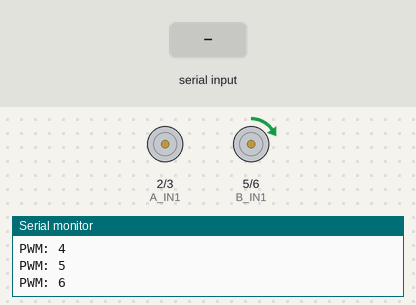
The sketch below on a simulated Arduino Nano, built with avr-gcc and run on an emulated ATmega328P. Shown: motor-driver pin pairs drawn as motors (green arrow = first pin HIGH = forward, orange = second pin HIGH = backward, longer = more drive), the last lines printed to the serial monitor. Inputs (shaded band) come from the test bench.

Above: at 1.17 s.
1.2 s: "b" received over Serial
2.7 s: "a" received over Serial
At 3.3 s:
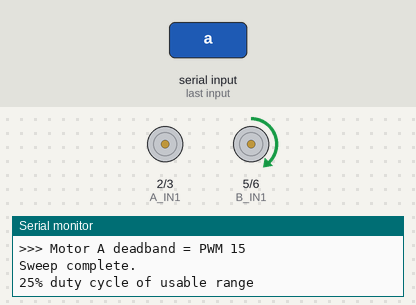
At 13.3 s:
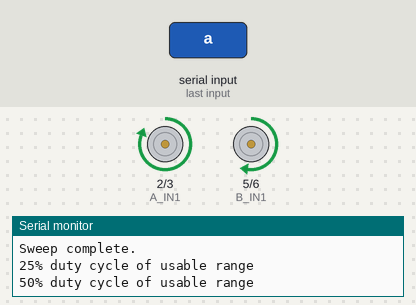
Timing chart, 0 to 24.3 s (numbered marks = the images above; inputs shaded):
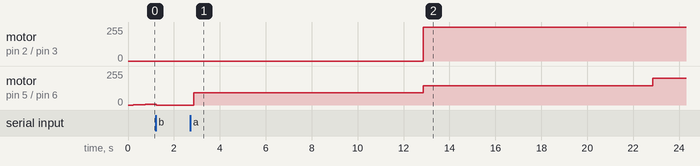

Measured:
- after the input at 2.7 s, motor on pin 2 (A_IN1) / pin 3 (A_IN2): stopped → forward 255/255 after 10.2 s instead of 20.4 s; motor on pin 5 (B_IN1) / pin 6 (B_IN2): stopped → forward 91/255 after 0.16 s, → forward 146/255 10.0 s later, → forward 200/255 10.0 s later

The sketch:

lab2_1b.ino
```cpp
/*
 * Deadband Characterization
 * Arduino Nano 33 BLE + 2x DRV8871
 * Motor A: D2 (IN1), D3 (IN2)
 * Motor B: D5 (IN1), D6 (IN2)
 */

const int A_IN1 = 2;
const int A_IN2 = 3;
const int B_IN1 = 5;
const int B_IN2 = 6;

int pwma = 0;
int pwmb = 0;

void setup() {
  Serial.begin(9600);
  while (!Serial);

  pinMode(A_IN1, OUTPUT);
  pinMode(A_IN2, OUTPUT);
  pinMode(B_IN1, OUTPUT);
  pinMode(B_IN2, OUTPUT);


  digitalWrite(A_IN2, LOW); // reverse direction turned off
  digitalWrite(B_IN2, LOW); // reverse direction turned off

  Serial.println("=== Deadband Sweep ===");
  Serial.println("Watch wheels. Send 'a' when Motor A starts, 'b' when Motor B starts.");
  Serial.println();

  bool markedA = false, markedB = false;

  for (int pwm = 0; pwm <= 255; pwm++) {
    if (!markedA) analogWrite(A_IN1, pwm);
    if (!markedB) analogWrite(B_IN1, pwm);

    Serial.print("PWM: "); Serial.println(pwm);
    delay(100);

    // drain all pending characters
    while (Serial.available()) {
      char c = Serial.read();
      if (c == 'a' && !markedA) {
        markedA = true;
        analogWrite(A_IN1, 0);
        Serial.print(">>> Motor A deadband = PWM "); Serial.println(pwm);
      }
      if (c == 'b' && !markedB) {
        markedB = true;
        analogWrite(B_IN1, 0);
        Serial.print(">>> Motor B deadband = PWM "); Serial.println(pwm);
      }
    }

    if (markedA && markedB) break;
    delay(80);
  }

  int deadbandA = 44;
  int deadbandB = 36;

  analogWrite(A_IN1, 0);
  analogWrite(B_IN1, 0);
  Serial.println("\nSweep complete.");

  Serial.println("25% duty cycle of usable range");
  pwma = 97;
  pwmb = 91;
  analogWrite(A_IN1, pwma);
  analogWrite(B_IN1, pwmb);
  delay (10000);

  Serial.println("50% duty cycle of usable range");
  pwma = 150;
  pwmb = 146;
  analogWrite(A_IN1, pwma);
  analogWrite(B_IN1, pwmb);
  delay (10000);

  Serial.println("75% duty cycle of usable range");
  pwma = 202;
  pwmb = 200;
  analogWrite(A_IN1, pwma);
  analogWrite(B_IN1, pwmb);
  delay (10000);

  Serial.println("100% duty cycle of usable range");
  pwma = 255;
  pwmb = 255;
  analogWrite(A_IN1, pwma);
  analogWrite(B_IN1, pwmb);
  delay (10000);

}

void loop() {

}
```
